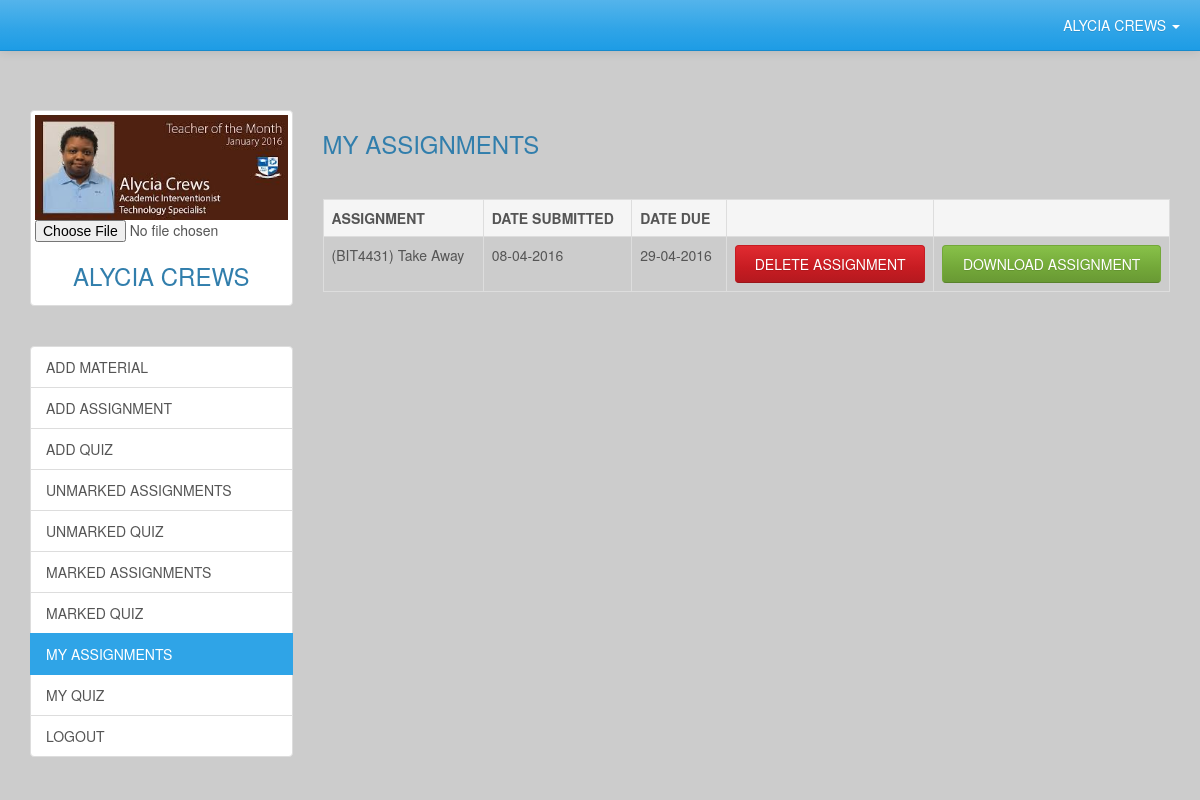
Page /myAssignments.php (signed in) on the committed database.
### tables this page shows
CREATE TABLE IF NOT EXISTS `assignments` (
`id` int(11) NOT NULL,
  `assignmentName` varchar(50) NOT NULL,
  `courseId` int(11) NOT NULL,
  `unitCode` varchar(50) NOT NULL,
  `teacherId` int(11) NOT NULL,
  `filePath` varchar(150) NOT NULL,
  `dateSubmitted` datetime NOT NULL DEFAULT CURRENT_TIMESTAMP,
  `dateDue` datetime NOT NULL
);

### myAssignments.php (the view, shortened to what this page needs)
<?php
	require_once 'includes/core.inc.php';
?>
<?php require_once 'includes/header.inc.php';?>
<div class = "container">
	<div class = "row" style = "margin-top:60px;">
		<?php require_once 'includes/teacherSidebar.php';?>
		<div class = "col-lg-9">
			<h3>MY ASSIGNMENTS</h3>
			<p><?php echo $msg; ?>&nbsp;</p>
			<div class = "row">
				<div class = "col-lg-12">
				<?php
					$query = 'SELECT assignments.id, assignments.assignmentName, assignments.unitCode, assignments.dateSubmitted, assignments.dateDue, assignments.filePath, assignments.teacherId,
					                 units.unitName, teachers.fname, teachers.lname
							  FROM assignments
							  LEFT JOIN units
							  ON assignments.unitCode = units.unitCode
							  LEFT join teachers
							  ON assignments.teacherId = teachers.id
							  WHERE assignments.teacherId = ?
							  ORDER BY assignments.dateSubmitted DESC';
					$statement = $conn->prepare($query);
					$statement->bind_param('s', $teacherDetails['id']);
					if($statement->execute()){
						$statement->store_result();
						if($statement->num_rows > 0){
							$statement->bind_result($assignmentId, $assignmentName, $unitCode, $dateSubmitted, $dateDue, $filePath, $teacherId, $unitName, $fname, $lname);
							$data = '<table class = "table table-bordered">
										<tr class = "active">
											<th>ASSIGNMENT</th>
											<th>DATE SUBMITTED</th>
											<th>DATE DUE</th>
											<th></th>
											<th></th>
										</tr>';
							while($statement->fetch()){
								$heading = '(' . $unitCode . ') ' . $assignmentName;
								$data .= '<tr>
											<td>' . $heading . '</td>
											<td>' . date('d-m-Y', strtotime($dateSubmitted)) . '</td>
											<td>' . date('d-m-Y', strtotime($dateDue)) . '</td>
											<td>
												<form action = "" method = "POST" enctype = "multipart/form-data">
													<input type = "hidden" name = "assignmentId" value = "' . $assignmentId . '" />
													<button type = "submit" name = "deleteAssignment" class = "btn btn-danger btn-block">DELETE ASSIGNMENT</button>
												</form>
											</td>
											<td>
												<a href = "download.php?file=' . $filePath . '&name=' . $heading . ' ASSIGNMENT" class = "btn btn-success btn-block">DOWNLOAD ASSIGNMENT</a>
											</td>
										 </tr>';
							}
							$data .= '</table>';
							echo $data;
						}
						else{
							echo '<h4>No assignments found</h4>';
						}
					}
				?>
				</div>
			</div>
		</div>
	</div>
</div>
<?php require_once 'includes/default_footer.inc.php';?>

### css/custom-styles.css (style rules this page uses)
body { padding-top:50px; background-color: #cccccc; }

### rows in the picture
assignments: heading "(BIT4431) Take Away", dateSubmitted "08-04-2016", dateDue "29-04-2016"

### other values in the picture
$teacherDetails['fullName'] "ALYCIA CREWS"
